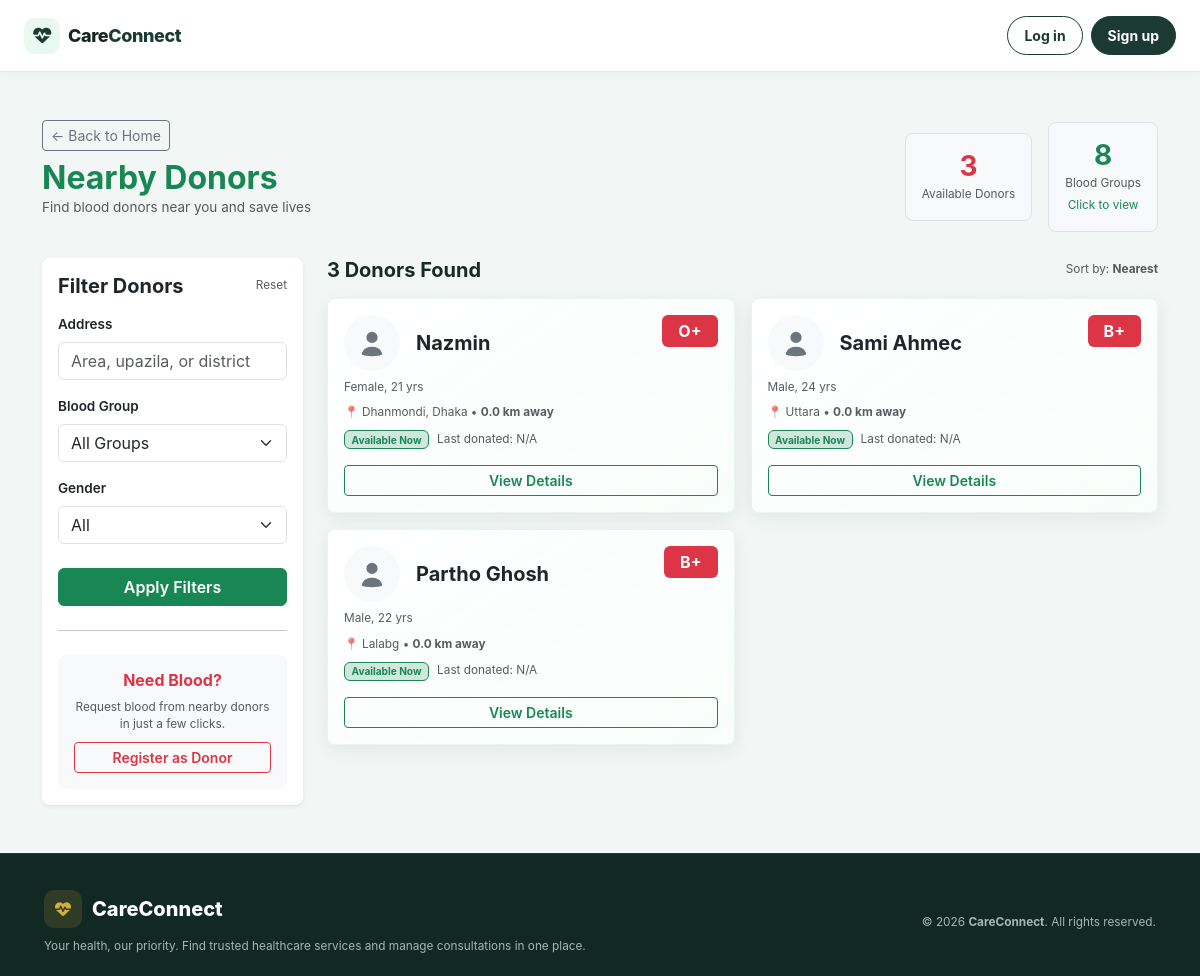
Page /donors/nearby/ on the earlier database version.
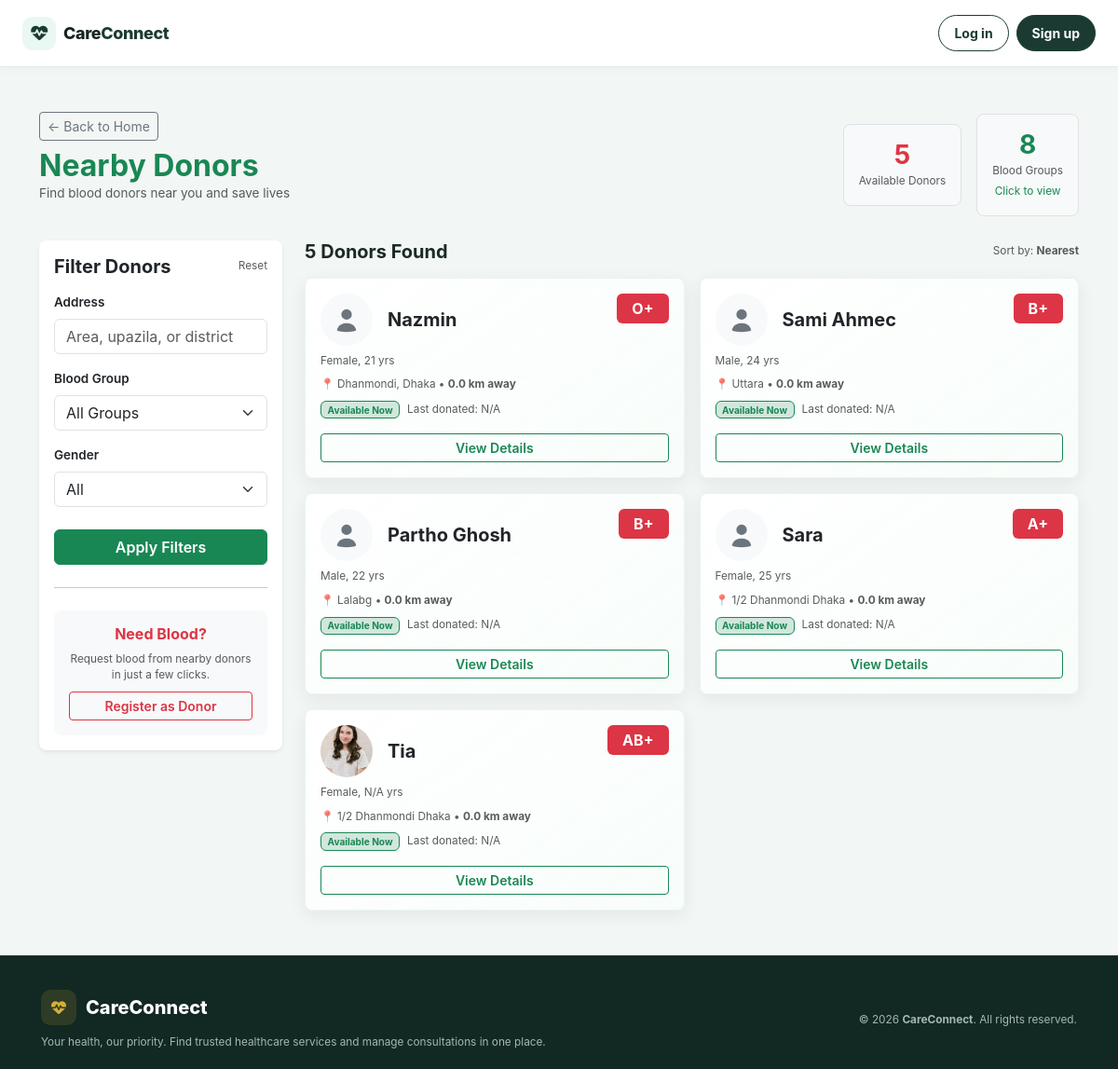
Same page on the later database version.
### donors/models.py (models this page shows, shortened)
class Donor(models.Model):
    GENDER_CHOICES = [
        ('Male', 'Male'),
        ('Female', 'Female'),
        ('Other', 'Other'),
    ]
    BLOOD_GROUP_CHOICES = [
        ('A+', 'A+'), ('A-', 'A-'),
        ('B+', 'B+'), ('B-', 'B-'),
        ('AB+', 'AB+'), ('AB-', 'AB-'),
        ('O+', 'O+'), ('O-', 'O-'),
    ]
    user = models.OneToOneField(User, on_delete=models.CASCADE, null=True, blank=True)
    full_name = models.CharField(max_length=100)
    profile_photo = models.ImageField(
        upload_to='donor_photos/',
        blank=True,
        null=True,
    )
    age = models.IntegerField(null=True, blank=True)
    gender = models.CharField(max_length=10, choices=GENDER_CHOICES)
    blood_group = models.CharField(max_length=5, choices=BLOOD_GROUP_CHOICES)
    email = models.EmailField(blank=True, null=True)
    phone_number = models.CharField(max_length=15)
    whatsapp_number = models.CharField(max_length=15, blank=True, null=True)
    about_me = models.TextField(blank=True, null=True)
    languages = models.CharField(max_length=200, blank=True, null=True)
    district = models.CharField(max_length=100)
    upazila = models.CharField(max_length=100, blank=True, null=True)
    area = models.CharField(max_length=100)
    occupation = models.CharField(max_length=100, blank=True, null=True)
    last_donated = models.DateField(null=True, blank=True)
    is_available = models.BooleanField(default=True)
    latitude = models.FloatField(null=True, blank=True)
    longitude = models.FloatField(null=True, blank=True)
    created_at = models.DateTimeField(auto_now_add=True)

### donors/views.py (the view)
# urls.py: path('nearby/', views.nearby_donors, name='nearby_donors'),
def nearby_donors(request):
    blood_group = request.GET.get('blood_group', '')
    gender = request.GET.get('gender', '')
    address = request.GET.get('address', '').strip()
    try:
        user_lat = float(request.GET.get('lat', 23.7461))
        user_lng = float(request.GET.get('lng', 90.3742))
        radius = float(request.GET.get('radius', 20050.0))
    except ValueError:
        user_lat, user_lng, radius = 23.7461, 90.3742, 10.0
    donors = Donor.objects.filter(is_available=True)
    available_donors_count = donors.count()
    if blood_group and blood_group != 'All Groups':
        donors = donors.filter(blood_group=blood_group)
    if gender and gender != 'All':
        donors = donors.filter(gender=gender)
    if address:
        donors = donors.filter(
            Q(area__icontains=address)
            | Q(upazila__icontains=address)
            | Q(district__icontains=address)
        )
    donor_list = []
    for donor in donors:
        if donor.latitude is None or donor.longitude is None:
            donor.distance = None
            donor_list.append(donor)
            continue
        dist = calculate_distance(user_lat, user_lng, donor.latitude, donor.longitude)
        if dist <= radius:
            donor.distance = round(dist, 1)
            donor_list.append(donor)
    donor_list.sort(key=lambda x: (
        x.distance is None,
        x.distance if x.distance is not None else 0,
    ))
    context = {
        'donors': donor_list,
        'user_lat': user_lat,
        'user_lng': user_lng,
        'radius': radius,
        'total_donors': len(donor_list),
        'available_donors_count': available_donors_count,
        'selected_blood_group': blood_group,
        'selected_gender': gender,
        'selected_address': address,
    }
    return render(request, 'donors/nearby_donors.html', context)

### donors/views.py (called while the page is built)
def calculate_distance(lat1, lon1, lat2, lon2):
    R = 6371  # Earth radius in kilometers
    dlat = math.radians(lat2 - lat1)
    dlon = math.radians(lon2 - lon1)
    a = math.sin(dlat / 2) ** 2 + math.cos(math.radians(lat1)) * math.cos(math.radians(lat2)) * math.sin(dlon / 2) ** 2
    c = 2 * math.atan2(math.sqrt(a), math.sqrt(1 - a))
    return R * c

### templates/donors/nearby_donors.html (shortened to what the changed rows need)
{% extends 'base.html' %}
{% block content %}
<div class="container py-4 donor-page-shell">
    <div class="d-flex justify-content-between align-items-center mb-4">
        <div>
            <h2 class="fw-bold text-success mb-0">Nearby Donors</h2>
        </div>
        <div class="d-flex align-items-center gap-3">
            <div class="bg-light p-3 rounded-3 text-center border">
                <h3 class="fw-bold mb-0 text-danger">{{ available_donors_count }}</h3>
                <small class="text-muted">Available Donors</small>
            </div>
        </div>
    </div>
    <div class="row g-4">
        <div class="col-md-9">
            <div class="d-flex justify-content-between align-items-center mb-3">
                <h5 class="fw-bold mb-0">{{ total_donors }} Donors Found</h5>
                <span class="text-muted small">Sort by: <strong>Nearest</strong></span>
            </div>
            <div class="row g-3">
                {% for donor in donors %}
                <div class="col-md-6">
                    <div class="card donor-card p-3 border-0 shadow-sm rounded-3 h-100" data-donor-card>
                        <div class="donor-card-content">
                        <div class="d-flex justify-content-between align-items-start mb-2">
                            <div class="d-flex align-items-center gap-3">
                                {% if donor.profile_photo %}
                                    <img
                                        src="{{ donor.profile_photo.url }}"
                                        alt="{{ donor.full_name }}'s profile photo"
                                        class="rounded-circle flex-shrink-0"
                                        style="width: 56px; height: 56px; object-fit: cover;"
                                    >
                                {% else %}
                                    <span class="rounded-circle bg-light text-secondary d-inline-flex align-items-center justify-content-center flex-shrink-0" style="width: 56px; height: 56px;" role="img" aria-label="No profile photo">
                                        <svg xmlns="http://www.w3.org/2000/svg" width="30" height="30" fill="currentColor" viewBox="0 0 16 16" aria-hidden="true">
                                            <path d="M8 8a3 3 0 1 0 0-6 3 3 0 0 0 0 6Zm5.5 6s-.5-4-5.5-4-5.5 4-5.5 4 .5 1 5.5 1 5.5-1 5.5-1Z"/>
                                        </svg>
                                    </span>
                                {% endif %}
                                <h5 class="fw-bold mb-0 text-dark">{{ donor.full_name }}</h5>
                            </div>
                            <span class="badge bg-danger fs-6 px-3 py-2">{{ donor.blood_group }}</span>
                        </div>
                        <small class="text-muted mb-2">{{ donor.gender }}, {{ donor.age|default:"N/A" }} yrs</small>
                        <p class="text-muted small mb-2">
                            📍 {{ donor.area }} •
                            {% if donor.distance is not None %}
                                <strong>{{ donor.distance }} km away</strong>
                            {% else %}
                                <strong>Location not set</strong>
                            {% endif %}
                        </p>
                        <div class="d-flex align-items-center gap-2 mb-3">
                            {% if donor.is_available %}
                            <span class="badge bg-success-subtle text-success border border-success">Available Now</span>
                            {% else %}
                            <span class="badge bg-secondary-subtle text-secondary">Not Available</span>
                            {% endif %}
                            <small class="text-muted">Last donated: {{ donor.last_donated_date|default:"N/A" }}</small>
                        </div>
                        <a href="{% url 'donor_detail' donor.id %}" class="btn btn-outline-success btn-sm w-100 mt-auto fw-semibold donor-detail-link" data-detail-transition>View Details</a>
                        </div>
                    </div>
                </div>
                {% empty %}
                <div class="col-12 text-center py-5">
                    <h5 class="text-muted">No donors found matching your search criteria.</h5>
                    <a href="{% url 'register_donor' %}" class="btn btn-success mt-2">Be the first to register as a donor!</a>
                </div>
                {% endfor %}
            </div>
        </div>
    </div>
</div>
{% endblock %}

Differences in the rows shown:
added Donor: full_name "Sara", blood_group "A+", gender "Female", age "25", area "1/2 Dhanmondi Dhaka", distance "0.0", is_available "Available Now", last_donated_date "N/A"
added Donor: profile_photo (picture), full_name "Tia", blood_group "AB+", gender "Female", age "N/A", area "1/2 Dhanmondi Dhaka", distance "0.0", is_available "Available Now", last_donated_date "N/A"
Other differences:
{{ available_donors_count }}: "3" → "5"
{{ total_donors }}: "3" → "5"
